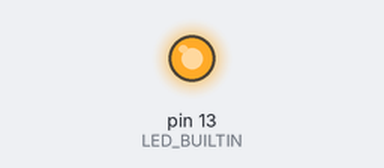
A sketch run on a simulated Arduino Uno, built with avr-gcc and run on an emulated ATmega328P. On the bench: output pins drawn as LEDs (lit = HIGH).

Above: at 0.2 s.
At 24.0 s:
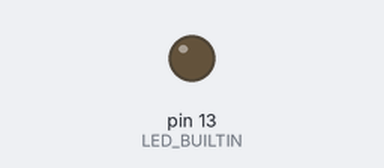
Timing chart, 0 to 32.5 s (numbered marks = the images above):
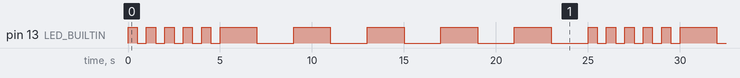

Measured:
- by itself, pin 13 (LED_BUILTIN): repeats every 25.0 s: 4 × (LOW 0.50 s, HIGH 0.50 s), LOW 0.50 s, 5 × (HIGH 2.0 s, LOW 2.0 s), HIGH 0.50 s
- by itself, everything shown: repeats every 25.0 s, in 20 steps

The sketch:

task_2_blink_fast_slow.ino
```cpp
// the setup function runs once when you press reset or power the board
void setup() {
  // initialize digital pin LED_BUILTIN as an output.
  pinMode(LED_BUILTIN, OUTPUT);
}

// the loop function runs over and over again forever
void loop() {
  int times = 5;
  int fastBlink = 1000; // 1 second
  int slowBlink = 4000; // 4 seconds

  blink(times, fastBlink);
  blink(times, slowBlink);
}

void blink(int times, int period) {
  for (int i = 0; i < times; i++) {
    digitalWrite(LED_BUILTIN, HIGH);  // turn the LED on (HIGH is the voltage level)
    delay(period/2);                  // wait for half period
    digitalWrite(LED_BUILTIN, LOW);   // turn the LED off by making the voltage LOW
    delay(period/2);                  // wait for half period
  }
}
```
